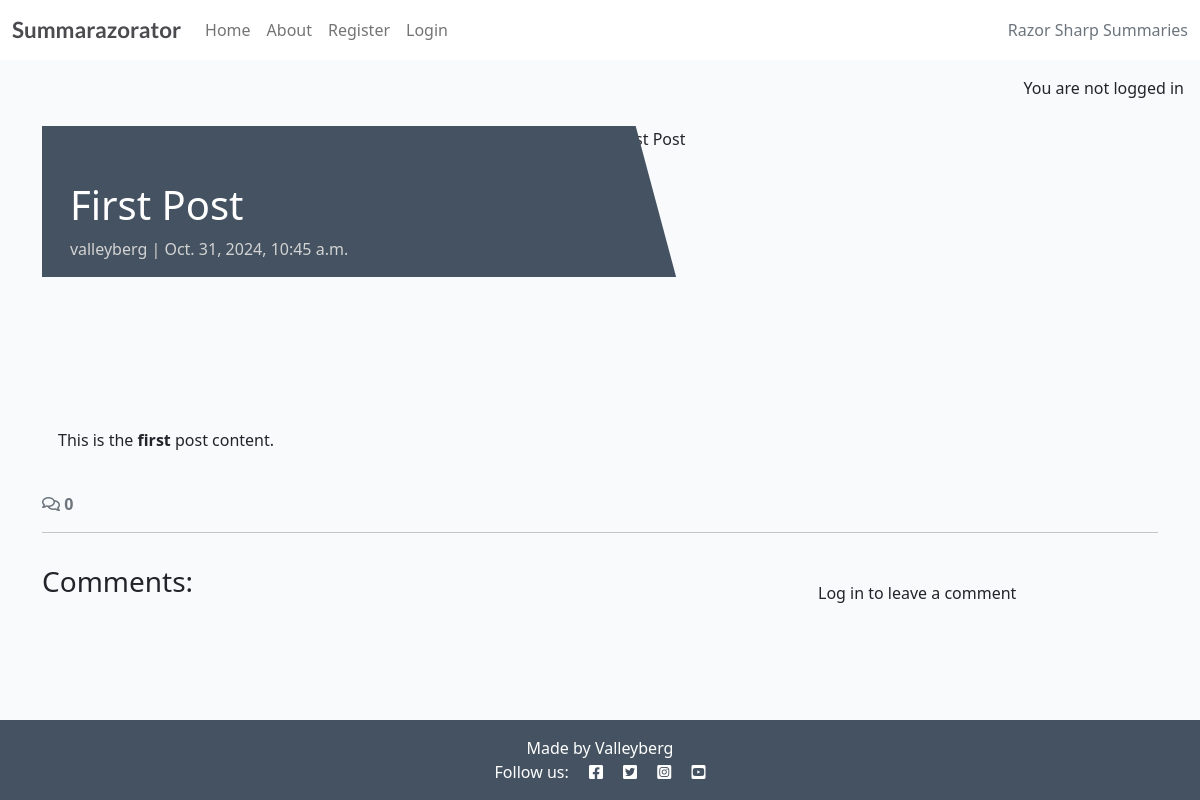
The app's page /first-post/, older data.
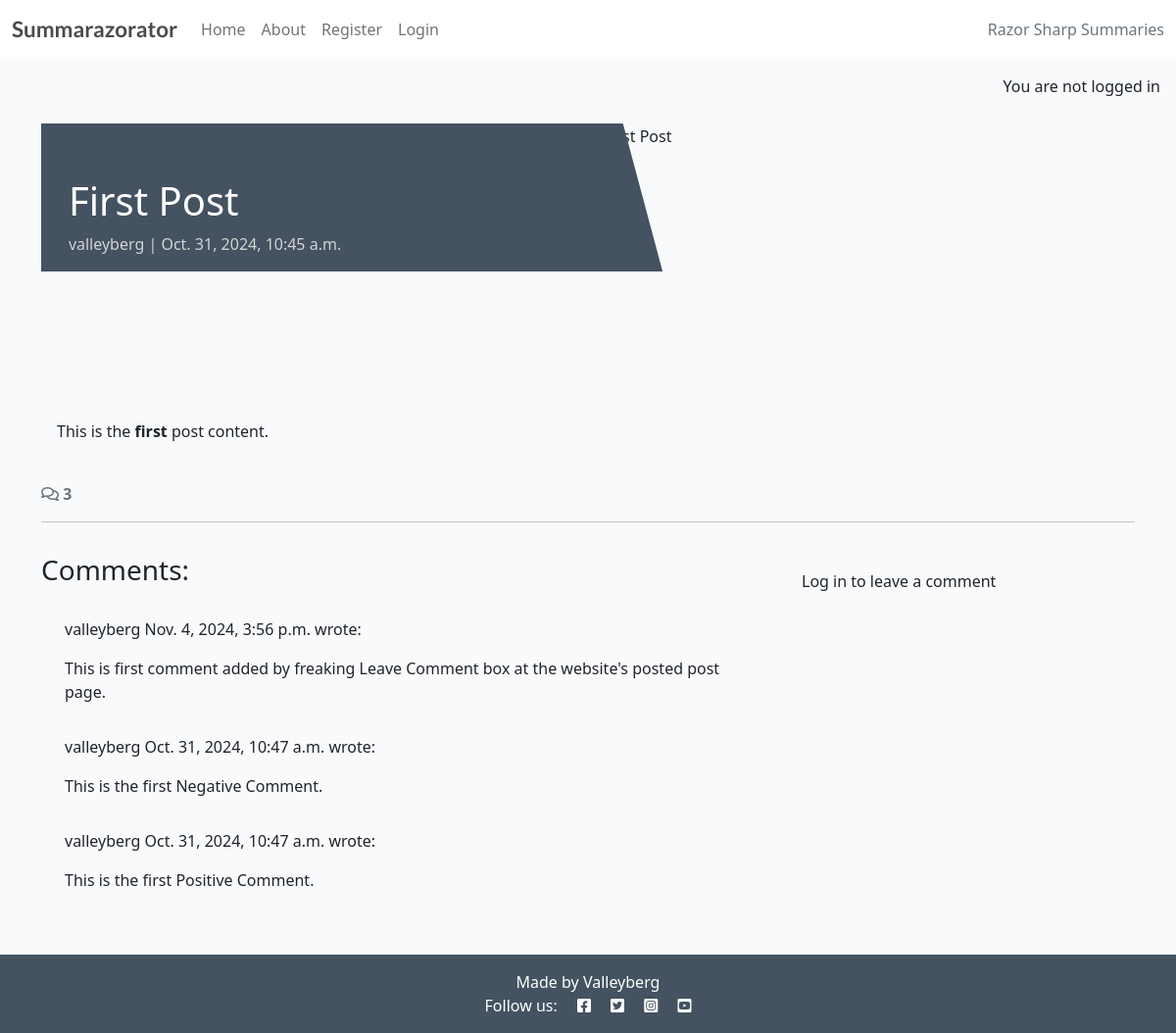
The same page, newer data.
### forum/models.py (models this page shows, shortened)
class Comment(models.Model):
    post = models.ForeignKey(Post, on_delete=models.CASCADE, related_name="comments")
    author = models.ForeignKey(User, on_delete=models.CASCADE, related_name="commenter")
    body = models.TextField()
    created_on = models.DateTimeField(auto_now_add=True)
    updated_at = models.DateTimeField(auto_now=True)
    approved = models.BooleanField(default=False)
    TYPE_CHOICES = [
        ('positive', 'Positive'),
        ('negative', 'Negative'),
    ]
    comment_type = models.CharField(max_length=8, choices=TYPE_CHOICES)
    class Meta:
        ordering = ["created_on"]

### forum/views.py (the view, shortened to what this page needs)
# urls.py: path('<slug:slug>/', views.post_detail, name='post_detail'),
def post_detail(request, slug):
    queryset = Post.objects.filter(status=1)
    post = get_object_or_404(queryset, slug=slug)
    comments = post.comments.all().order_by('-created_on')
    comment_count = post.comments.filter(approved=True).count()
    comment_form = CommentForm
    return render(
        request,
        'forum/post_detail.html',
        {
            'post': post,
            'comments': comments,
            'comment_count': comment_count,
            'comment_form': comment_form,
        },
    )

### forum/templates/forum/post_detail.html (shortened to what this page needs)
{% extends 'base.html' %} {% block content %}
{% load static %}
{% load crispy_forms_tags %}
<div class="masthead">
    <div class="container">
        <div class="row g-0">
            <div class="col-md-6 masthead-text">
                <h1 class="post-title">{{ post.title }}</h1>
                <p class="post-subtitle">{{ post.author }} | {{ post.created_on }}</p>
            </div>
            <div class="d-none d-md-block col-md-6 masthead-image">
                {% if "placeholder" in post.featured_image.url %}
                <img src="{% static 'images/default.png' %}" class="scale" alt="placeholder image">
                {% else %}
                <img src="{{ post.featured_image.url }}" class="scale" alt="{{ post.title }}">
                {% endif %}
            </div>
        </div>
    </div>
</div>
<div class="container">
    <div class="row">
        <div class="col card mb-4  mt-3 left  top">
            <div class="card-body">
                <p class="card-text">
                    {{ post.content | safe }}
                </p>
            </div>
        </div>
    </div>
    <div class="row">
        <div class="col-12">
            <strong class="text-secondary">
                <i class="far fa-comments"></i> {{ comment_count }}
            </strong>
        </div>
        <div class="col-12">
            <hr>
        </div>
    </div>
    <div class="row">
        <div class="col-md-8 card mb-4  mt-3 ">
            <h3>Comments:</h3>
            <div class="card-body">
                {% for comment in comments %}
                <div class="p-2 comments
            ">
                    <p class="font-weight-bold">
                        {{ comment.author }}
                        <span class="font-weight-normal">
                            {{ comment.created_on }}
                        </span> wrote:
                    </p>
                    <div id="comment{{ comment.id }}">
                        {{ comment.body | linebreaks }}
                    </div>
                </div>
                {% endfor %}
            </div>
        </div>
        <div class="col-md-4 card mb-4 mt-3">
            <div class="card-body">
                {% if user.is_authenticated %}
                <h3>Leave a comment:</h3>
                <p>Posting as: {{ user.username }}</p>
                <form id="commentForm" method="post" style="margin-top: 1.3em;">
                    {{ comment_form | crispy }}
                    {% csrf_token %}
                    <button id="submitButton" type="submit" class="btn btn-signup btn-lg">Submit</button>
                </form>
                {% else %}
                <p>Log in to leave a comment</p>
                {% endif %}
            </div>
        </div>
    </div>
</div>
{% endblock content %}

Row changes from the older to the newer data that the page shows:
added Comment: author "valleyberg", created_on "Nov. 4, 2024, 3:56 p.m.", body "This is first comment added by freaking Leave Comment box at the website's posted post page."
now on this page (row edited): Comment: author "valleyberg", created_on "Oct. 31, 2024, 10:47 a.m.", body "This is the first Negative Comment."
now on this page (row edited): Comment: author "valleyberg", created_on "Oct. 31, 2024, 10:47 a.m.", body "This is the first Positive Comment."
Text that changed along with them:
{{ comment_count }}: "0" → "3"
